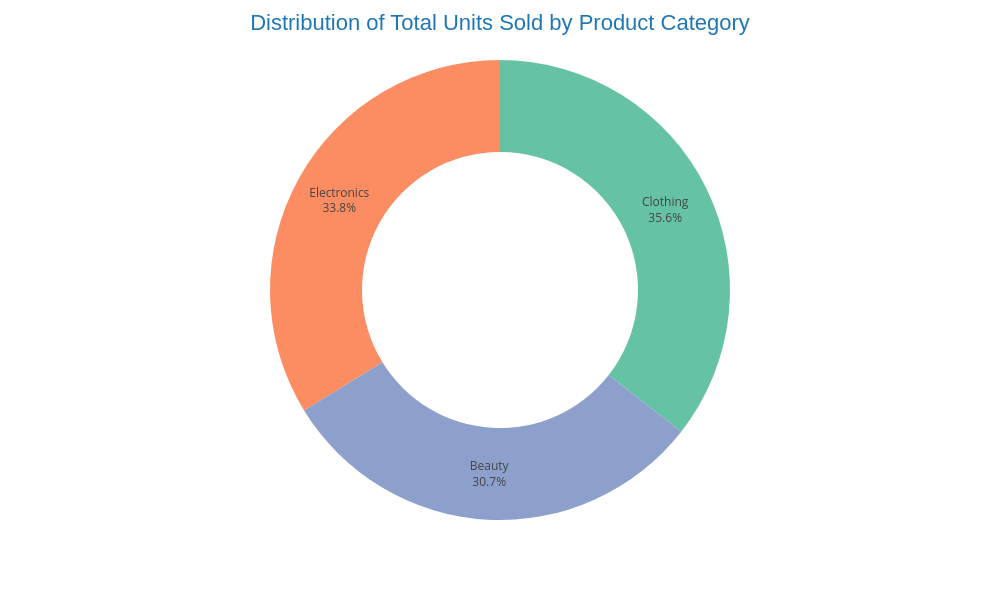

Write notebook code for a chart like this one.
### Markdown cell above
Which product category contributes the highest share of total units sold?

### Code cell
df_Quantity=df.groupby(['Product Category'])['Quantity'].sum().reset_index()
df_Quantity
fig=px.pie(data_frame=df_Quantity,names="Product Category",values="Quantity",hole=0.6,hover_name='Product Category',color_discrete_sequence=px.colors.qualitative.Set2,template="plotly_white")
fig.update_traces(
    textinfo="percent+label"
)
fig.update_layout(
    legend=dict(
        y=-0.2,
        x=0.5,
        xanchor="center"
    ),
    title="Distribution of Total Units Sold by Product Category",
     title_font=dict(
            family="Arial",
            size=22,
            color="#1F77B4"
        ),
        title_x=0.5,
        showlegend=False,
        height=600,
        width=1000
)
fig.show()

### Figure 1 — Plotly figure (JSON) as saved in the notebook; plotly's stock layout.template omitted (floating-point values rounded to 4 significant figures)
{"data": [{"domain": {"x": [0, 1], "y": [0, 1]}, "hole": 0.6, "hovertemplate": "<b>%{hovertext}</b><br><br>Product Category=%{label}<br>Quantity=%{value}<extra></extra>", "hovertext": ["Beauty", "Clothing", "Electronics"], "labels": ["Beauty", "Clothing", "Electronics"], "legendgroup": "", "name": "", "showlegend": true, "textinfo": "percent+label", "type": "pie", "values": [771, 894, 849]}], "layout": {"height": 600, "legend": {"tracegroupgap": 0, "x": 0.5, "xanchor": "center", "y": -0.2}, "margin": {"t": 60}, "piecolorway": ["rgb(102,194,165)", "rgb(252,141,98)", "rgb(141,160,203)", "rgb(231,138,195)", "rgb(166,216,84)", "rgb(255,217,47)", "rgb(229,196,148)", "rgb(179,179,179)"], "showlegend": false, "title": {"font": {"color": "#1F77B4", "family": "Arial", "size": 22}, "text": "Distribution of Total Units Sold by Product Category", "x": 0.5}, "width": 1000}}
